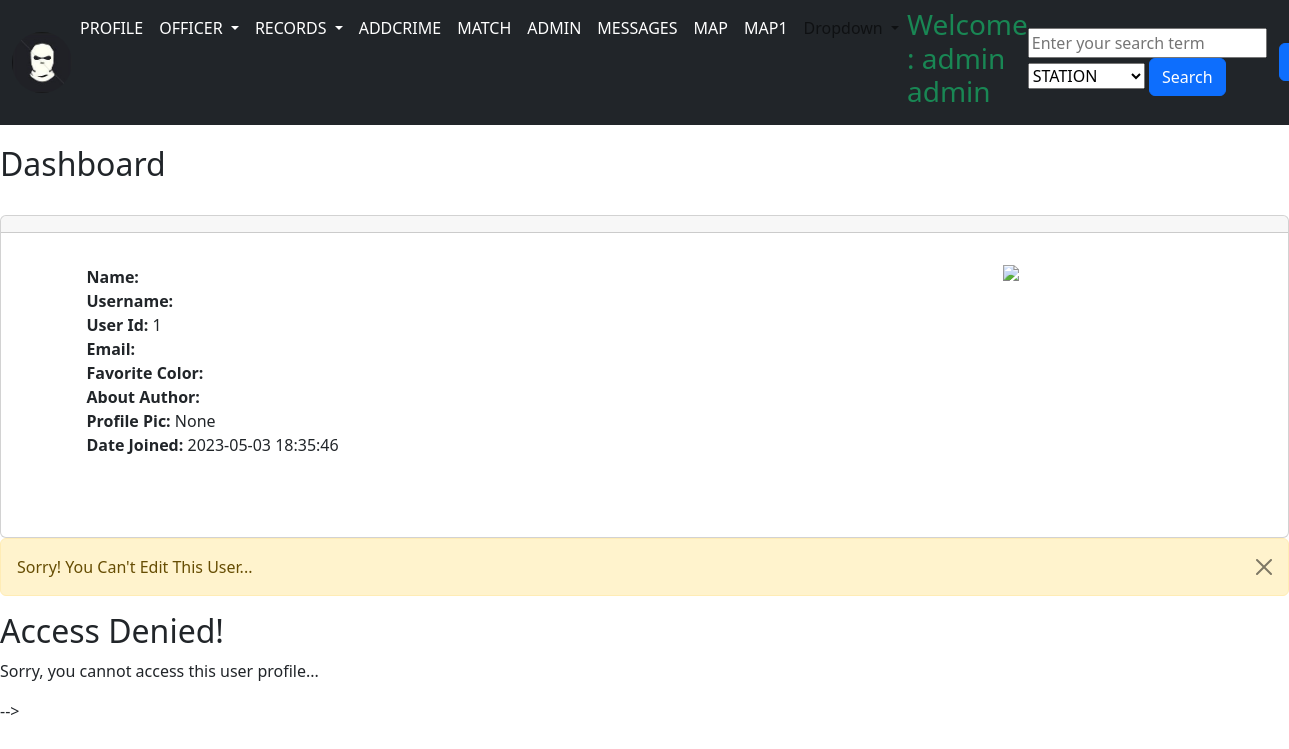
/update/1 (signed in), run on the app's committed database.
### models.py (models this page shows, shortened)
class User(db.Model, UserMixin):
    id = db.Column(db.Integer, primary_key=True)
    batchno = db.Column(db.String(20), unique=True, nullable=False)
    Phone_No = db.Column(db.String(21), nullable=True)
    Personal_email = db.Column(db.String(128), unique=True, nullable=False)
    first_name = db.Column(db.String(20), unique=False, nullable=False)
    last_name = db.Column(db.String(20), unique=False, nullable=False)
    rank = db.Column(db.String(20), unique=False, nullable=False)
    station = db.Column(db.String(120), db.ForeignKey('location.id'))
    profile_pic = db.Column(db.String(), nullable=True)
    dob = db.Column(db.DateTime, nullable=False)
    Supervisor_id = db.Column(
        db.String(128), nullable=False)
    active = db.Column(db.Boolean, default=False, nullable=False)
    gender = db.Column(db.String(20), unique=False, nullable=False)
    caught_by_user = db.relationship('Crimerecords', foreign_keys='Crimerecords.caught_by', backref='caught_by_id')
    messages_sent = db.relationship('Message', foreign_keys='Message.sender_id', backref='sender')
    messages_received = db.relationship('Message', foreign_keys='Message.recipient_id', backref='recipient')
    date_added = db.Column(db.DateTime, default=datetime.utcnow)
    password_hash = db.Column(db.String(128))

### app.py (the view)
@app.route('/update/<int:id>', methods=['GET', 'POST'])
@login_required
def update(id):
	form = PoliceForm(active=True)
	name_to_update = User.query.get_or_404(id)
	if request.method == "POST":
		name_to_update.rank = request.form['rank']
		name_to_update.station = request.form['station']
		try:
			db.session.commit()
			flash("User Updated Successfully!")
			return render_template("update.html",
				form=form,
				name_to_update = name_to_update, id=id)
		except:
			flash("Error!  Looks like there was a problem...try again!")
			return render_template("update.html",
				form=form,
				name_to_update = name_to_update,
				id=id)
	else:
		return render_template("update.html",
				form=form,
				name_to_update = name_to_update,
				id = id)

### app.py (called while the page is built)
@login_manager.user_loader
def load_user(user_id):
	return User.query.get(int(user_id))

### Templates/update.html (shortened to what this page needs)
{% extends 'base.html' %}
{% block content %}
<h2>Dashboard</h2>
<br/>
<div class="card">
<div class="card-header">
</div>
<div class="card-body">
<p class="card-text">
<div class="container">
<div class="row">
	<div class="col-8">
<strong>Name:</strong>
{{name_to_update.name }}<br/>
<strong>Username:</strong>
{{ name_to_update.username }}<br/>
<strong>User Id:</strong>
{{ name_to_update.id }}<br/>
<strong>Email:</strong>
{{ name_to_update.email }}<br/>
<strong>Favorite Color:</strong>
{{ name_to_update.favorite_color }}<br/>
<strong>About Author:</strong>
{{ name_to_update.about_author }}<br/>
<strong>Profile Pic:</strong>
{{ name_to_update.profile_pic }}<br/>
<strong>Date Joined:</strong>
{{ name_to_update.date_added }}<br/>
</p>
<br/><br/>
</div>
<div class="col-4">
	{% if name_to_update.profile_pic %}
	<img src="{{ url_for('static', filename='images/' + name_to_update.profile_pic)}}" width="200" align="right">
	{% else %}
	<img src="{{ url_for('static', filename='images/default_profile_pic.png')}}" width="200" align="right">
	{% endif %}
</div>
</div>
{% if id != current_user.id %}
	<h1>Update User...</h1>
	<br/>
<div class="shadow p-3 mb-5 bg-body rounded">
	<form action="/update/{{ name_to_update.id }}" method="POST" enctype="multipart/form-data">
		{{ form.hidden_tag() }}
		{{ form.rank.label(class="form-label") }}
		{{ form.rank(class="form-control", value=name_to_update.rank) }}
		<br/>
		{{ form.station.label(class="form-label") }}
		{{ form.station(class="form-control", value=name_to_update.station) }}
		<br/>
		{{ form.submit(class="btn btn-secondary") }}
		<a href="{{ url_for('delete', id=id)}}" class="btn btn-danger">Delete</a>
	</form>
</div>
<br/><br/><br/>
<!-- {% else %}
 <div class="alert alert-warning alert-dismissible fade show" role="alert">
	  Sorry! You Can't Edit This User...
	  <button type="button" class="btn-close" data-bs-dismiss="alert" aria-label="Close"></button>
	</div>
	<h2>Access Denied!</h2>
	<p>Sorry, you cannot access this user profile...</p>
{% endif %} -->
{% endblock %}

### Templates/navbar.html (shortened to what this page needs)
<link href="../static/dist/css/bootstrap.min.css" rel="stylesheet">
<nav class="navbar navbar-expand-lg bg-dark">
  <link href="navbar.css" rel="stylesheet">
  <div class="container-fluid">
      {% if current_user.profile_pic %}
		<img src="{{ url_for('static', filename='images/' + current_user.profile_pic)}}" img class="img-profile rounded-circle" width="60x60">
		{% else %}
		<img src="{{ url_for('static', filename='images/default_photo.jpg')}}" img class="img-profile rounded-circle" width="60x60">
		{% endif %}
    <div class="collapse navbar-collapse" id="navbarSupportedContent">
      <ul class="navbar-nav me-auto mb-2 mb-lg-0">
        <li class="nav-item">
          <a class="nav-link px-2 text-white" aria-current="page" href="{{url_for('index')}}">PROFILE</a>
        </li>
        <li class="nav-item dropdown">
          <a class="nav-link dropdown-toggle text-white" href="" role="button" data-bs-toggle="dropdown" aria-expanded="false">
            OFFICER
          </a>
          <li class="nav-item dropdown">
            <a class="nav-link dropdown-toggle text-white" href="" role="button" data-bs-toggle="dropdown" aria-expanded="false">
              RECORDS
            </a>
        </li>
        <li class="nav-item">
          <a class="nav-link px-2 text-white" aria-current="page" href="{{url_for('addcrime')}}">ADDCRIME</a>
        </li>
         <li class="nav-item">
          <a class="nav-link px-2 text-white" aria-current="page" href="{{url_for('match')}}">MATCH</a>
        </li>
        {%if current_user.batchno == "admin"%}
        <li class="nav-item">
          <a class="nav-link px-2 text-white" aria-current="page" href="/admin">ADMIN</a>
        </li>
        {%endif%}
        <li class="nav-item">
          <a class="nav-link px-2 text-white" aria-current="page" href="/send_message">MESSAGES</a>
        </li>
        <li class="nav-item">
          <a class="nav-link px-2 text-white" aria-current="page" href="/map">MAP</a>
        </li>
        <li class="nav-item">
          <a class="nav-link px-2 text-white" aria-current="page" href="/map1">MAP1</a>
        </li>
        <li class="nav-item dropdown">
          <a class="nav-link dropdown-toggle" href="#" role="button" data-bs-toggle="dropdown" aria-expanded="false">
            Dropdown
          </a>
        </li>
        <li class="nav-item">
          <h3 class="text-success">Welcome : {{current_user.first_name }} {{current_user.last_name }}</h3>
        </li>
      </ul>
    </div>
    <form method="POST" action="{{ url_for('search') }}">
      <input type="text" name="search_term" placeholder="Enter your search term">
      <select name="filter_option">
        <option value="last_name">STATION</option>
      </select>
      <button type="submit" class="btn btn-primary">Search</button>
    </form>
  </div>
<a href="{{url_for('logout')}}" class="btn btn-primary btn-block">Logout</a>
</nav>

### static/css/navbar.css (style rules this page uses)
body { padding-bottom: 20px; }
.navbar { margin-bottom: 20px; }

### data on the page
User: first_name "admin", last_name "admin", id "1", profile_pic "None", date_added "2023-05-03 18:35:46"
